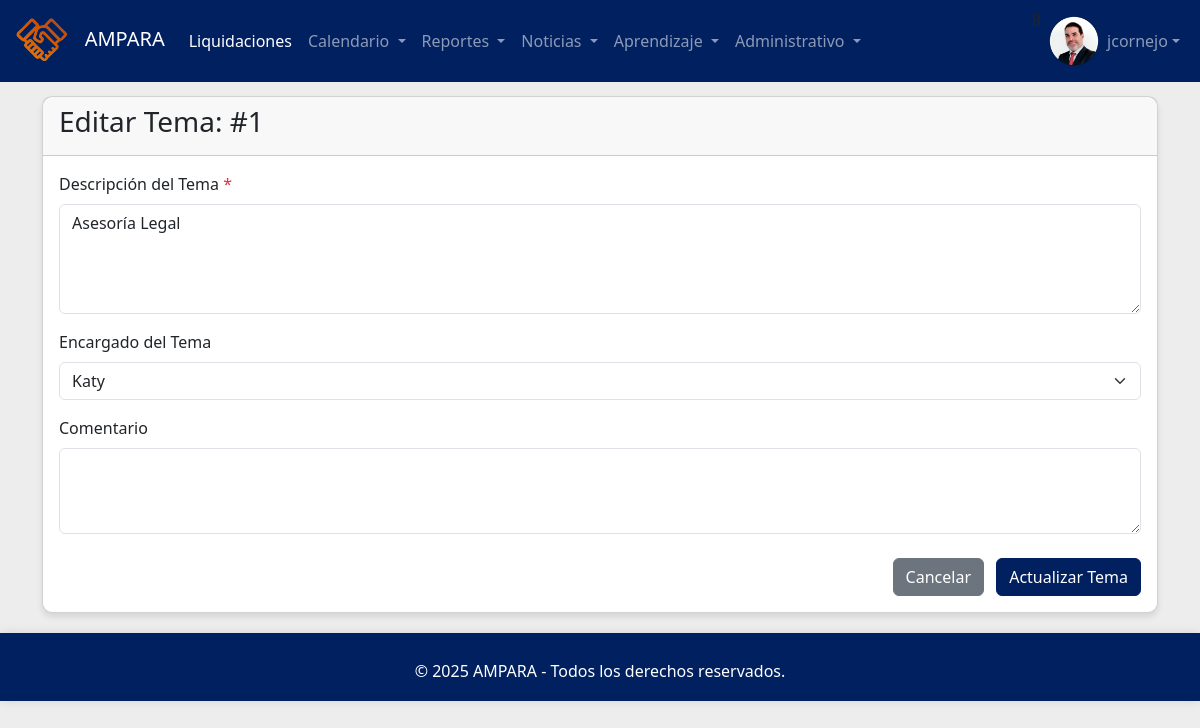
Page /editar_tema.php?id=1 (signed in) on the committed database.
### tables this page shows
CREATE TABLE `empleado` (
  `idempleado` int(11) NOT NULL,
  `nombres` varchar(100) NOT NULL,
  `paterno` varchar(50) NOT NULL,
  `materno` varchar(50) NOT NULL,
  `nombrecorto` varchar(50) DEFAULT NULL,
  `dni` varchar(10) NOT NULL,
  `nacimiento` date NOT NULL,
  `lugarnacimiento` varchar(100) NOT NULL,
  `domicilio` varchar(150) NOT NULL,
  `estadocivil` varchar(50) NOT NULL,
  `correopersonal` varchar(100) NOT NULL,
  `correocorporativo` varchar(100) NOT NULL,
  `telcelular` varchar(15) NOT NULL,
  `telfijo` varchar(10) NOT NULL,
  `horasmeta` int(11) NOT NULL DEFAULT 30,
  `area` varchar(50) NOT NULL,
  `cargo` varchar(50) NOT NULL,
  `derechohabiente` varchar(50) NOT NULL,
  `cantidadhijos` int(11) NOT NULL,
  `contactoemergencia` varchar(100) NOT NULL,
  `nivelestudios` varchar(50) NOT NULL,
  `regimenpension` varchar(50) NOT NULL,
  `fondopension` varchar(50) NOT NULL,
  `cussp` varchar(50) NOT NULL,
  `modalidad` varchar(50) NOT NULL,
  `rutafoto` varchar(250) NOT NULL,
  `activo` int(11) NOT NULL,
  `editor` int(11) NOT NULL DEFAULT 0,
  `registrado` timestamp NOT NULL DEFAULT current_timestamp(),
  `modificado` timestamp NOT NULL DEFAULT current_timestamp()
);

CREATE TABLE `tema` (
  `idtema` int(11) NOT NULL,
  `descripcion` varchar(500) NOT NULL,
  `idencargado` int(11) DEFAULT NULL,
  `comentario` varchar(500) NOT NULL,
  `activo` int(11) NOT NULL DEFAULT 1,
  `editor` int(11) NOT NULL DEFAULT 1,
  `registrado` int(11) NOT NULL DEFAULT current_timestamp(),
  `modificado` int(11) NOT NULL DEFAULT current_timestamp()
);

### funciones.php (called while the page is built, shortened)
<?php
require_once 'conexion.php';
function obtenerEmpleadosActivosParaSelect() {
    global $pdo;
    $sql = "SELECT idempleado, nombrecorto, rutafoto FROM empleado WHERE activo = 1 ORDER BY nombrecorto ASC";
    $stmt = $pdo->query($sql);
    return $stmt->fetchAll(PDO::FETCH_ASSOC);
}
function obtenerTemaPorId($idtema) {
    global $pdo;
    $sql = "SELECT t.idtema, t.descripcion, t.idencargado, t.comentario, t.editor, t.registrado, t.modificado, e.nombrecorto AS nombre_encargado
            FROM tema t
            LEFT JOIN empleado e ON t.idencargado = e.idempleado
            WHERE t.idtema = :idtema";
    $stmt = $pdo->prepare($sql);
    $stmt->execute([':idtema' => $idtema]);
    return $stmt->fetch(PDO::FETCH_ASSOC);
}
?>

### editar_tema.php (the view, shortened to what this page needs)
<?php
require_once 'includes/header.php';
require_once 'funciones.php';
$tema_actual = null;
$error_carga = '';
if (isset($_GET['id'])) {
    $idtema = filter_var($_GET['id'], FILTER_VALIDATE_INT);
    if ($idtema) {
        $tema_actual = obtenerTemaPorId($idtema);
    } else {
        $error_carga = "ID de tema no válido.";
        $_SESSION['mensaje_error'] = $error_carga;
    }
} else {
    $error_carga = "No se proporcionó ID de tema.";
    $_SESSION['mensaje_error'] = $error_carga;
}
$empleados = obtenerEmpleadosActivosParaSelect();
$empleados = $empleados;
?>
<div class="container mt-4">
    <div class="card">
        <div class="card-header">
            <h3>Editar Tema: #<?php echo htmlspecialchars($tema_actual['idtema'] ?? 'N/A'); ?></h3>
        </div>
        <div class="card-body">
            <?php if (!empty($error_carga) && !$tema_actual): ?>
                <div class="alert alert-danger"><?php echo htmlspecialchars($error_carga); ?></div>
                <a href="temas.php" class="btn btn-primary">Volver a la lista</a>
            <?php elseif (!$tema_actual && isset($_GET['id'])): ?>
                 <div class="alert alert-danger">No se pudieron cargar los datos del tema. Verifique el ID.</div>
                <a href="temas.php" class="btn btn-primary">Volver a la lista</a>
            <?php elseif ($tema_actual): ?>
            <form id="formTema" action="procesar_tema.php" method="POST">
                <div class="mb-3">
                    <label for="descripcion" class="form-label">Descripción del Tema <span class="text-danger">*</span></label>
                    <textarea class="form-control" id="descripcion" name="descripcion" rows="4" required><?php echo htmlspecialchars($tema_actual['descripcion'] ?? ''); ?></textarea>
                </div>
                <div class="row">
                     <div class="col-md-12 mb-3">
                        <label for="idencargado" class="form-label">Encargado del Tema</label>
                        <select class="form-select" id="idencargado" name="idencargado">
                            <?php foreach ($empleados as $emp): ?>
                                <option value="<?php echo htmlspecialchars($emp['idempleado']); ?>"
                                    <?php echo (isset($tema_actual['idencargado']) && $tema_actual['idencargado'] == $emp['idempleado']) ? 'selected' : ''; ?>>
                                    <?php echo htmlspecialchars($emp['nombrecorto']); ?>
                                </option>
                            <?php endforeach; ?>
                        </select>
                    </div>
                </div>
                <div class="mb-3">
                    <label for="comentario" class="form-label">Comentario</label>
                    <textarea class="form-control" id="comentario" name="comentario" rows="3"><?php echo htmlspecialchars($tema_actual['comentario'] ?? ''); ?></textarea>
                </div>
                <div class="mt-4 text-end">
                    <button type="button" id="btnCancelarTema" class="btn btn-secondary me-2">Cancelar</button>
                    <button type="submit" class="btn btn-primary">Actualizar Tema</button>
                </div>
            </form>
            <?php else: ?>
                <div class="alert alert-warning">No se proporcionó un ID de tema válido o el tema no fue encontrado.</div>
                <a href="temas.php" class="btn btn-primary">Volver a la lista</a>
            <?php endif; ?>
        </div>
    </div>
</div>
<?php
require_once 'includes/footer.php';
?>

### includes/header.php (shortened to what this page needs)
<?php
require_once 'conexion.php';
$ruta_foto_usuario = 'img/fotos/empleados/usuario01.png';
$nombre_usuario_display = 'Usuario';
$tipo_usuario_actual = null;
if (isset($_SESSION['idusuario'])) {
    if (isset($_SESSION['nombre_usuario'])) {
        $nombre_usuario_display = htmlspecialchars($_SESSION['nombre_usuario']);
    }
    if (isset($_SESSION['idemp']) && $pdo) {
        try {
            $stmt_foto = $pdo->prepare("SELECT rutafoto FROM empleado WHERE idempleado = :idemp AND activo = 1");
            $stmt_foto->bindParam(':idemp', $_SESSION['idemp']);
            $stmt_foto->execute();
            $empleado_info = $stmt_foto->fetch(PDO::FETCH_ASSOC);
            if ($empleado_info && !empty($empleado_info['rutafoto'])) {
                $ruta_foto_usuario = htmlspecialchars($empleado_info['rutafoto']);
            }
        } catch (PDOException $e) {
            error_log("Error al obtener rutafoto: " . $e->getMessage());
        }
    }
    if (isset($_SESSION['tipo_usuario'])) {
        $tipo_usuario_actual = $_SESSION['tipo_usuario'];
    }
}
?>
<!DOCTYPE html>
<html lang="es">
<head>
    <link href="https://cdn.jsdelivr.net/npm/bootstrap@5.3.0/dist/css/bootstrap.min.css" rel="stylesheet">
    <link rel="stylesheet" href="https://cdnjs.cloudflare.com/ajax/libs/font-awesome/6.0.0/css/all.min.css">
    <link rel="stylesheet" href="https://cdn.datatables.net/1.11.5/css/dataTables.bootstrap5.min.css">
    <link rel="stylesheet" href="css/estilo.css">
</head>
<body>
    <nav class="navbar navbar-expand-lg navbar-dark bg-primary fixed-top">
        <div class="container-fluid">
            <a class="navbar-brand" href="index.php">
                <img src="img/logo_0.png" alt="Logo" style="height: 50px; margin-right: 10px;">
               AMPARA
            </a>
            <div class="collapse navbar-collapse" id="navbarNavPrincipal">
                <ul class="navbar-nav me-auto mb-2 mb-lg-0">
                    <li class="nav-item">
                        <a class="nav-link active" aria-current="page" href="liquidaciones.php">Liquidaciones</a>
                    </li>
                     <li class="nav-item dropdown">
                        <a class="nav-link dropdown-toggle" href="#" id="navbarDropdownCalendario" role="button" data-bs-toggle="dropdown" aria-expanded="false">
                            Calendario
                        </a>
                    </li>
                    <li class="nav-item dropdown">
                        <a class="nav-link dropdown-toggle" href="#" id="navbarDropdownReportes" role="button" data-bs-toggle="dropdown" aria-expanded="false">
                            Reportes
                        </a>
                    </li>
                    <li class="nav-item dropdown">
                        <a class="nav-link dropdown-toggle" href="#" id="navbarDropdownNoticias" role="button" data-bs-toggle="dropdown" aria-expanded="false">
                            Noticias
                        </a>
                    </li>
                      <li class="nav-item dropdown">
                        <a class="nav-link dropdown-toggle" href="#" id="navbarDropdownAprendizaje" role="button" data-bs-toggle="dropdown" aria-expanded="false">
                            Aprendizaje
                        </a>
                    </li>
                    <?php if ($tipo_usuario_actual == 1):  ?>
                    <li class="nav-item dropdown">
                        <a class="nav-link dropdown-toggle" href="#" id="navbarDropdownAdministrativo" role="button" data-bs-toggle="dropdown" aria-expanded="false">
                            Administrativo
                        </a>
                    </li>
                    <?php endif;?>
                </ul>
                <ul class="navbar-nav ms-auto">
                    <?php if (isset($_SESSION['idusuario'])): echo $_SESSION['idemp'];?>
                        <li class="nav-item dropdown">
                            <a class="nav-link dropdown-toggle d-flex align-items-center" href="#" id="navbarDropdownUser" role="button" data-bs-toggle="dropdown" aria-expanded="false">
                                <img  src="<?php echo $ruta_foto_usuario; ?>" alt="Foto de perfil" class="rounded-circle me-2 user-avatar"  style="height: 50px; width: 50px;">
                                <?php echo $nombre_usuario_display; ?>
                            </a>
                        </li>
                    <?php else: ?>
                        <li class="nav-item">
                            <a class="nav-link" href="../login.php">Iniciar Sesión</a>
                        </li>
                    <?php endif; ?>
                </ul>
            </div>
        </div>
    </nav>
    <div class="container-fluid main-content">
    </div>

### css/estilo.css (style rules this page uses)
:root { --color-primary: #012060; --color-secondary: #f28120; --color-light: #ededed; --color-white: #ffffff; }
body { background-color: var(--color-light); }
.bg-primary { background-color: var(--color-primary) !important; }
.btn-primary { background-color: var(--color-primary); border-color: var(--color-primary); }
.card { border-radius: 10px; box-shadow: 0 4px 6px rgba(0, 0, 0, 0.1); margin-bottom: 20px; }

### includes/header.php (style rules this page uses)
body { padding-top: 56px; }
.user-avatar { width: 32px; height: 32px; object-fit: cover; }
.main-content { padding-top: 1rem; }

### rows in the picture
empleado: rutafoto (picture)
tema: idtema "1", descripcion "Asesoría Legal", idencargado "Katy"

### other values in the picture
$nombre_usuario_display "jcornejo"
